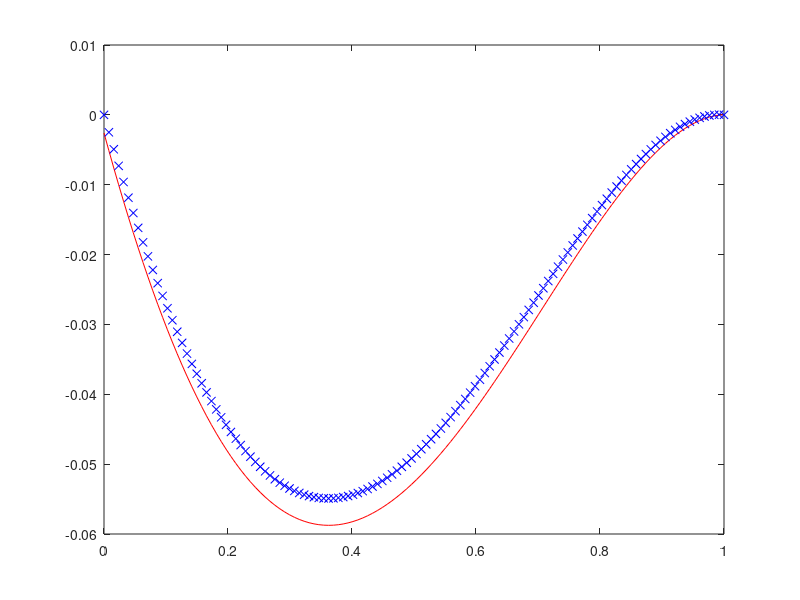

Source code (MATLAB):
clear all
clc

%FORM:  uxx = -f = g

%DEFINE GRID SIZE 
a =0; %first grid point 
b = 1; %last grid point 
jmax = 128; %max number of cells
dx = (b-a)/(jmax); %spacing 


%DEFINE BASIC PARAMETERS 
tol = 1e-20; %error
x = linspace(a,b,jmax); %mesh space 
unew = zeros(1,jmax); %solution 
%right hand side vector 
g = 1-2.*(x'.^2);

%initial conditions
u = 0*(x');
u(1) = 0; 
u(jmax) = 0; 

uold = u;





%ANALYTICAL SOLN 

u_analytical = ((x.^2)/2)-((x.^4)/6)-(1/3);


A = full(gallery('tridiag',jmax,1,-2,1));

rhs = (dx^2).*(g);

ureal = A\(rhs);





%STARTING GAUSS-SEIDEL LOOP 
% 
%iteration loop 
for iter = 1: 10000
   
    %Gauss-Seidel loop 
    for j = 1:jmax
        if j == jmax
          unew(j) = 0;
        elseif j == 1
          unew(j) = unew(jmax);
        else          
          unew(j) = (1/2)*(uold(j+1)+uold(j-1)-((dx.^2)*g(j)));
        end
    end
    
    
    
    err(iter) = norm(unew-uold,2);
    if err(iter)<tol
        break 
    else
    end
    uold = unew;
    iter = iter+1;
    
    
   
   
    
    
end

plot(x,ureal','-r')
hold on
plot(x,unew,'xb')
% plot(x,u_analytical,'ok')
% legend('Exact using MATLAB','Numerical','Exact INTERGAL','location','southeast');































